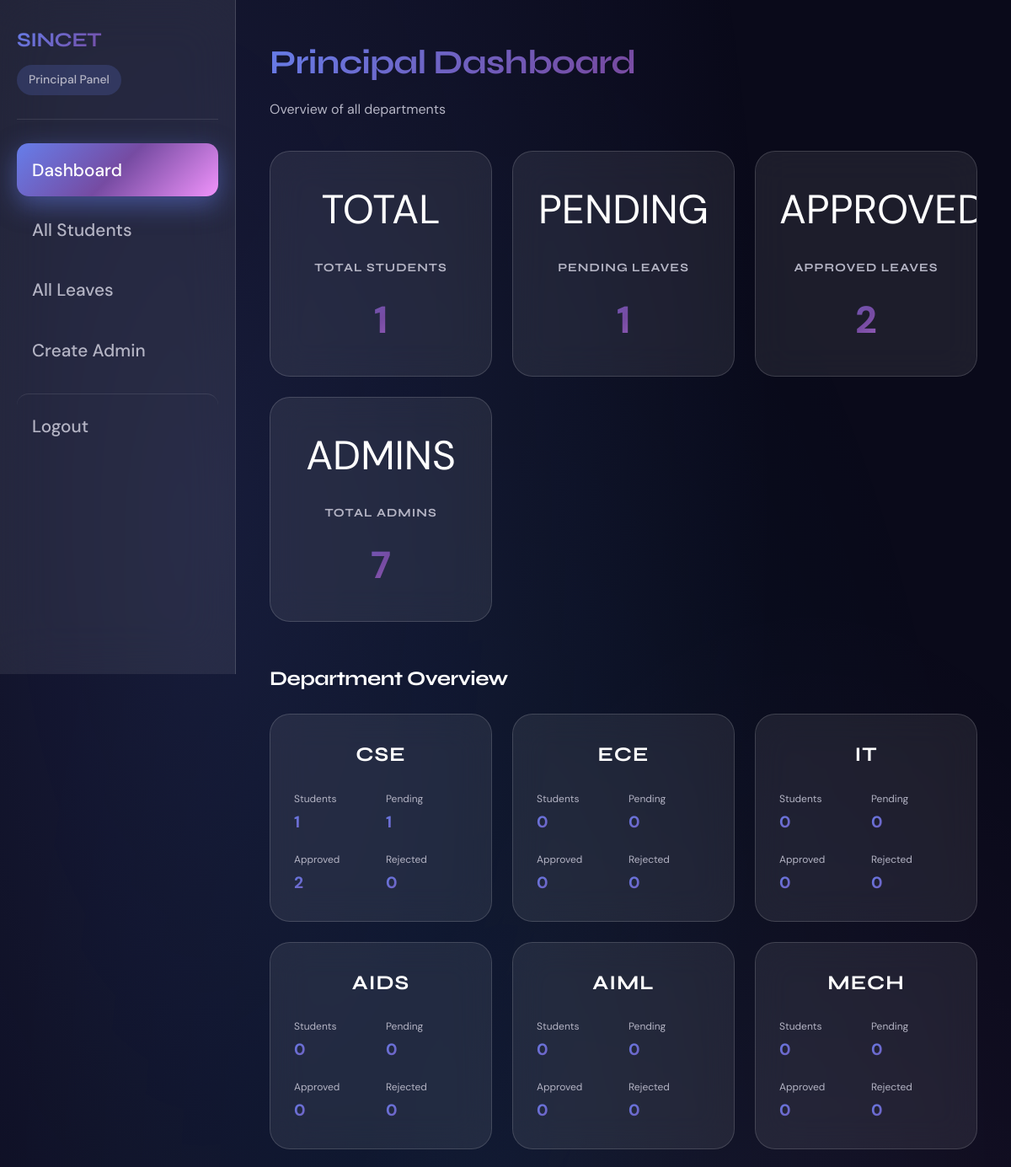
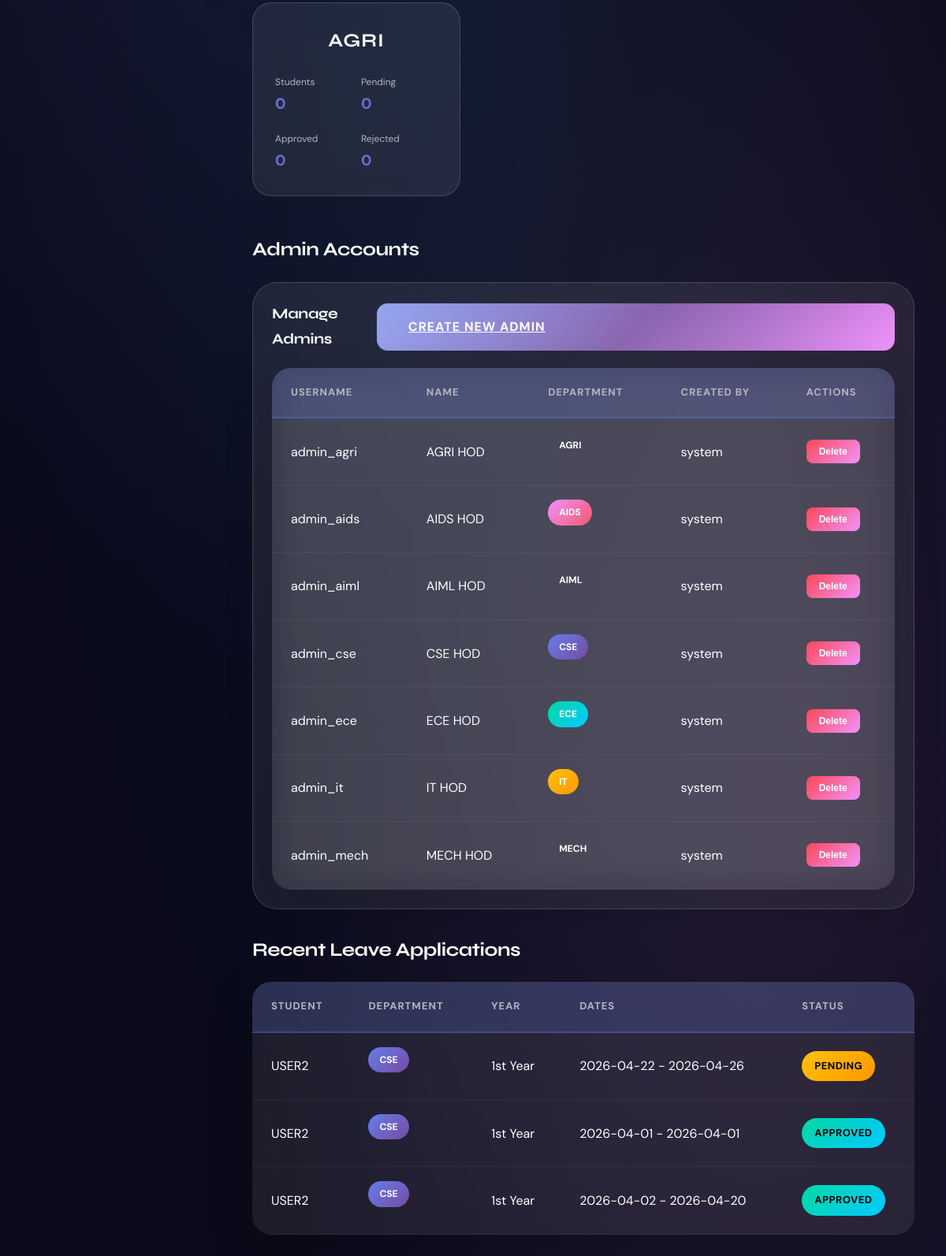
The app's page /principal/dashboard (signed in) with its own data (2 pictures, top to bottom).
### tables this page shows
CREATE TABLE leave_applications (
            id INTEGER PRIMARY KEY,
            student_id TEXT NOT NULL,
            name TEXT NOT NULL,
            register_number TEXT NOT NULL,
            department TEXT NOT NULL,
            year TEXT NOT NULL,
            reason TEXT NOT NULL,
            from_date TEXT NOT NULL,
            to_date TEXT NOT NULL,
            num_days REAL NOT NULL,
            session_type TEXT NOT NULL,
            days_already_taken INTEGER DEFAULT 0,
            student_signature TEXT,
            parent_signature TEXT,
            status TEXT DEFAULT 'pending',
            admin_remarks TEXT,
            applied_time TEXT DEFAULT CURRENT_TIMESTAMP,
            processed_time TEXT,
            processed_by TEXT,
            FOREIGN KEY (student_id) REFERENCES students(student_id)
        );

CREATE TABLE admins (
            id INTEGER PRIMARY KEY,
            username TEXT UNIQUE NOT NULL,
            password TEXT NOT NULL,
            department TEXT NOT NULL,
            name TEXT DEFAULT 'Admin',
            created_by TEXT DEFAULT 'system',
            created_at TEXT DEFAULT CURRENT_TIMESTAMP
        );

### app.py (the view)
@app.route('/principal/dashboard')
@principal_required
def principal_dashboard():
    db = get_db()
    departments = ['CSE', 'ECE', 'IT', 'AIDS', 'AIML', 'MECH', 'AGRI']
    dept_stats = []
    for dept in departments:
        stats = {
            'name': dept,
            'students': db.execute('SELECT COUNT(*) as count FROM students WHERE department = ?', (dept,)).fetchone()['count'],
            'pending': db.execute('SELECT COUNT(*) as count FROM leave_applications WHERE department = ? AND status = "pending"', (dept,)).fetchone()['count'],
            'approved': db.execute('SELECT COUNT(*) as count FROM leave_applications WHERE department = ? AND status = "approved"', (dept,)).fetchone()['count'],
            'rejected': db.execute('SELECT COUNT(*) as count FROM leave_applications WHERE department = ? AND status = "rejected"', (dept,)).fetchone()['count']
        }
        dept_stats.append(stats)
    total_students = db.execute('SELECT COUNT(*) as count FROM students').fetchone()['count']
    total_pending = db.execute('SELECT COUNT(*) as count FROM leave_applications WHERE status = "pending"').fetchone()['count']
    total_approved = db.execute('SELECT COUNT(*) as count FROM leave_applications WHERE status = "approved"').fetchone()['count']
    total_admins = db.execute('SELECT COUNT(*) as count FROM admins').fetchone()['count']
    admins = db.execute('SELECT * FROM admins ORDER BY department').fetchall()
    recent_leaves = db.execute('''SELECT * FROM leave_applications
                                 ORDER BY applied_time DESC LIMIT 10''').fetchall()
    return render_template('principal_dashboard.html',
                          dept_stats=dept_stats,
                          total_students=total_students,
                          total_pending=total_pending,
                          total_approved=total_approved,
                          total_admins=total_admins,
                          admins=admins,
                          recent_leaves=recent_leaves)

### app.py (called while the page is built)
def get_db():
    db = sqlite3.connect(DATABASE)
    db.row_factory = sqlite3.Row
    return db

def principal_required(f):
    @wraps(f)
    def decorated_function(*args, **kwargs):
        if session.get('role') != 'principal':
            flash('Principal access required', 'error')
            return redirect(url_for('login'))
        return f(*args, **kwargs)
    return decorated_function

### templates/principal_dashboard.html (shortened to what this page needs)
{% extends "base.html" %}
{% block content %}
<div class="admin-layout">
    <aside class="sidebar">
        <div class="sidebar-header">
            <h2>SINCET</h2>
            <span class="department">Principal Panel</span>
        </div>
        <nav>
            <a href="{{ url_for('principal_dashboard') }}" class="nav-item active">
                <span>Dashboard</span>
            </a>
            <a href="{{ url_for('principal_all_students') }}" class="nav-item">
                <span>All Students</span>
            </a>
            <a href="{{ url_for('principal_all_leaves') }}" class="nav-item">
                <span>All Leaves</span>
            </a>
            <a href="{{ url_for('create_admin') }}" class="nav-item">
                <span>Create Admin</span>
            </a>
            <a href="{{ url_for('logout') }}" class="nav-item logout-btn">
                <span>Logout</span>
            </a>
        </nav>
    </aside>
    <main class="main-content">
        <div class="content-header">
            <h1>Principal Dashboard</h1>
            <p style="color: var(--text-secondary); margin-top: 8px;">Overview of all departments</p>
        </div>
        <div class="stats-grid">
            <div class="stat-card card-blue">
                <div class="stat-icon">TOTAL</div>
                <h3>Total Students</h3>
                <p>{{ total_students }}</p>
            </div>
            <div class="stat-card card-amber">
                <div class="stat-icon">PENDING</div>
                <h3>Pending Leaves</h3>
                <p>{{ total_pending }}</p>
            </div>
            <div class="stat-card card-green">
                <div class="stat-icon">APPROVED</div>
                <h3>Approved Leaves</h3>
                <p>{{ total_approved }}</p>
            </div>
            <div class="stat-card card-red">
                <div class="stat-icon">ADMINS</div>
                <h3>Total Admins</h3>
                <p>{{ total_admins }}</p>
            </div>
        </div>
        <h2 style="margin: 32px 0 20px;">Department Overview</h2>
        <div class="stats-grid">
            {% for dept in dept_stats %}
            <div class="stat-card">
                <h3 style="font-size: 1.5rem; margin-bottom: 16px; color: white;">{{ dept.name }}</h3>
                <div style="display: grid; grid-template-columns: 1fr 1fr; gap: 12px; text-align: left;">
                    <div>
                        <span style="color: var(--text-secondary); font-size: 12px;">Students</span>
                        <p style="font-size: 1.2rem; margin: 0;">{{ dept.students }}</p>
                    </div>
                    <div>
                        <span style="color: var(--text-secondary); font-size: 12px;">Pending</span>
                        <p style="font-size: 1.2rem; margin: 0; color: #ffc107;">{{ dept.pending }}</p>
                    </div>
                    <div>
                        <span style="color: var(--text-secondary); font-size: 12px;">Approved</span>
                        <p style="font-size: 1.2rem; margin: 0; color: #00d9a5;">{{ dept.approved }}</p>
                    </div>
                    <div>
                        <span style="color: var(--text-secondary); font-size: 12px;">Rejected</span>
                        <p style="font-size: 1.2rem; margin: 0; color: #ff4757;">{{ dept.rejected }}</p>
                    </div>
                </div>
            </div>
            {% endfor %}
        </div>
        <h2 style="margin: 32px 0 20px;">Admin Accounts</h2>
        <div class="form-container" style="padding: 24px;">
            <div style="display: flex; justify-content: space-between; align-items: center; margin-bottom: 20px;">
                <h3>Manage Admins</h3>
                <a href="{{ url_for('create_admin') }}" class="btn-primary">Create New Admin</a>
            </div>
            <table>
                <thead>
                    <tr>
                        <th>Username</th>
                        <th>Name</th>
                        <th>Department</th>
                        <th>Created By</th>
                        <th>Actions</th>
                    </tr>
                </thead>
                <tbody>
                    {% for admin in admins %}
                    <tr>
                        <td>{{ admin['username'] }}</td>
                        <td>{{ admin['name'] if admin['name'] else admin['department'] + ' Admin' }}</td>
                        <td><span class="department-badge {{ admin['department']|lower }}">{{ admin['department'] }}</span></td>
                        <td>{{ admin['created_by'] if admin['created_by'] else 'system' }}</td>
                        <td>
                            <form action="{{ url_for('delete_admin', admin_id=admin['id']) }}" method="POST" style="display: inline;">
                                <button type="submit" class="reset-btn" onclick="return confirm('Delete admin {{ admin['username'] }}?')">
                                    Delete
                                </button>
                            </form>
                        </td>
                    </tr>
                    {% endfor %}
                </tbody>
            </table>
        </div>
        <h2 style="margin: 32px 0 20px;">Recent Leave Applications</h2>
        {% if recent_leaves %}
        <table>
            <thead>
                <tr>
                    <th>Student</th>
                    <th>Department</th>
                    <th>Year</th>
                    <th>Dates</th>
                    <th>Status</th>
                </tr>
            </thead>
            <tbody>
                {% for leave in recent_leaves %}
                <tr onclick="window.location.href='{{ url_for('admin_leave_detail', leave_id=leave['id']) }}'" style="cursor: pointer;">
                    <td>{{ leave['name'] }}</td>
                    <td><span class="department-badge {{ leave['department']|lower }}">{{ leave['department'] }}</span></td>
                    <td>{{ leave['year'] }}</td>
                    <td>{{ leave['from_date'] }} - {{ leave['to_date'] }}</td>
                    <td><span class="status {{ leave['status'] }}">{{ leave['status'] }}</span></td>
                </tr>
                {% endfor %}
            </tbody>
        </table>
        {% else %}
        <div class="info-box">
            <p>No recent leave applications.</p>
        </div>
        {% endif %}
    </main>
</div>
{% endblock %}

### templates/base.html (shortened to what this page needs)
<!DOCTYPE html>
<html lang="en">
<head>
    <link rel="stylesheet" href="{{ url_for('static', filename='css/style.css') }}">
</head>
<body>
    {% block content %}{% endblock %}
</body>
</html>

### records on screen
leave_applications: name "CSE", students "1", pending "1", approved "2", rejected "0", name "ECE", students "0", pending "0", approved "0", name "IT", name "AIDS", name "AIML", name "MECH", name "AGRI", name "USER2", department "CSE", year "1st Year", from_date "2026-04-02", to_date "2026-04-20", status "APPROVED"
admins: username "admin_agri", name "AGRI HOD", department "AGRI", created_by "system"
admins: username "admin_aids", name "AIDS HOD", department "AIDS", created_by "system"
admins: username "admin_aiml", name "AIML HOD", department "AIML", created_by "system"
admins: username "admin_cse", name "CSE HOD", department "CSE", created_by "system"
admins: username "admin_ece", name "ECE HOD", department "ECE", created_by "system"
admins: username "admin_it", name "IT HOD", department "IT", created_by "system"
admins: username "admin_mech", name "MECH HOD", department "MECH", created_by "system"
leave_applications: name "USER2", department "CSE", year "1st Year", from_date "2026-04-22", to_date "2026-04-26", status "PENDING"
leave_applications: name "USER2", department "CSE", year "1st Year", from_date "2026-04-01", to_date "2026-04-01", status "APPROVED"

### other values on screen
{{ total_students }} "1"
{{ total_pending }} "1"
{{ total_approved }} "2"
{{ total_admins }} "7"
